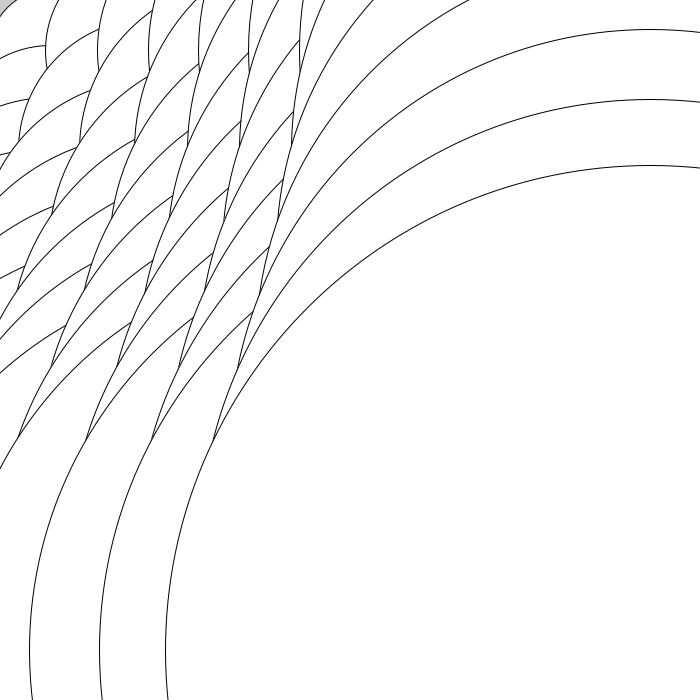
Frame 1 (no input)
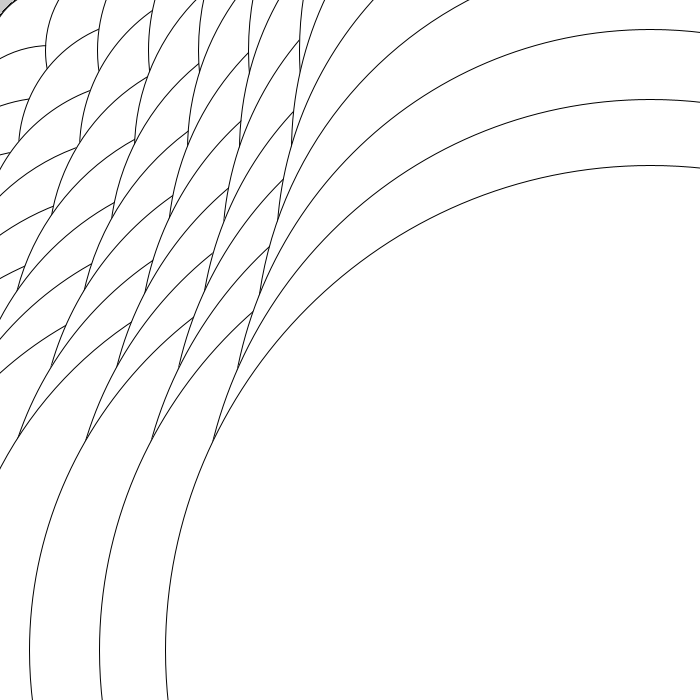
Frame 60 (the mouse pressed at the canvas centre just before this capture)
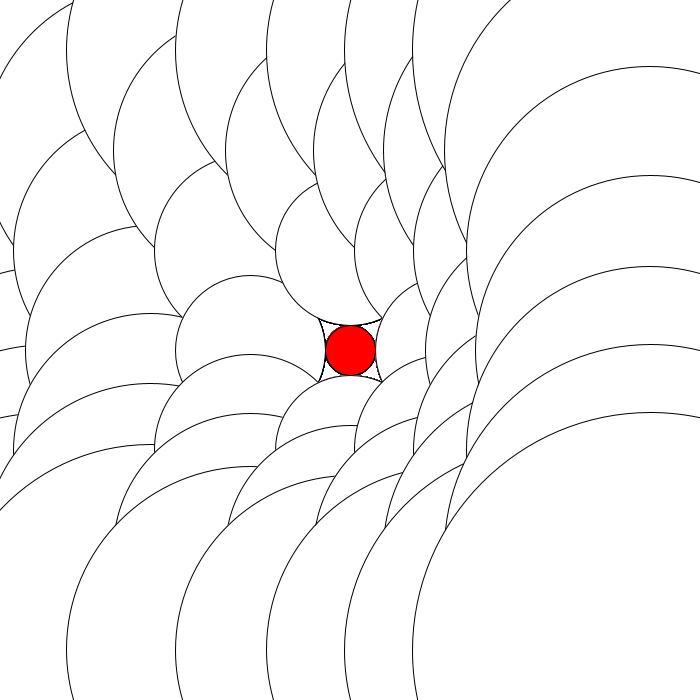
Frame 120 (the mouse held since frame 60 and released just before this capture)

The Processing sketch that drew these frames (run headless with seeded random() and noise(); from frame 60 on, the mouse is pressed at the canvas centre):

// Processing sketch: processing_105915
// ── processing_105915.pde


void setup() {
  size(700, 700);
}

void draw() {
  for (int i=0;i<=6;i++){
    for(int j=0;j<=6;j++){
  int x = 50+100*i; 
  int y = 50+100*j;
  float distance=dist(mouseX,mouseY,x,y); 
  if(distance<=25 ){
  fill(255,0,0);
  
 }else{fill(255);} ellipse(x, y, 50+distance, 50+distance);}} 

}
